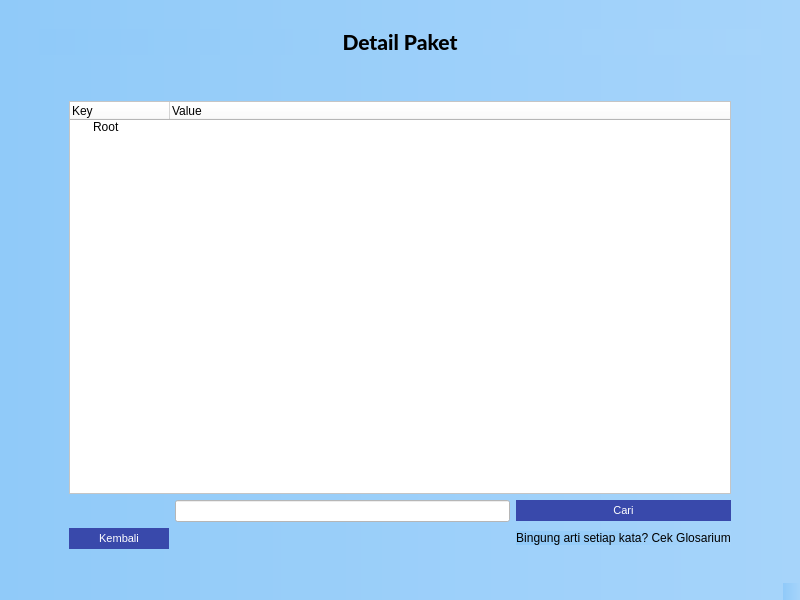
<?xml version="1.0" encoding="UTF-8"?>
<ui version="4.0">
 <class>hasil_detail</class>
 <widget class="QMainWindow" name="hasil_detail">
  <property name="geometry">
   <rect>
    <x>0</x>
    <y>0</y>
    <width>800</width>
    <height>600</height>
   </rect>
  </property>
  <property name="windowTitle">
   <string>Hasil Sniffing</string>
  </property>
  <property name="styleSheet">
   <string notr="true">background-color: qlineargradient(spread:pad, x1:0, y1:0, x2:1, y2:0, stop:0 #90caf9, stop:1 #a6d4fa);</string>
  </property>
  <widget class="QWidget" name="centralwidget">
   <layout class="QVBoxLayout" name="verticalLayout">
    <item>
     <layout class="QVBoxLayout" name="verticalLayout_2">
      <property name="leftMargin">
       <number>30</number>
      </property>
      <property name="topMargin">
       <number>20</number>
      </property>
      <property name="rightMargin">
       <number>30</number>
      </property>
      <item>
       <widget class="QLabel" name="label">
        <property name="font">
         <font>
          <family>Lato Heavy</family>
          <pointsize>16</pointsize>
         </font>
        </property>
        <property name="text">
         <string>Detail Paket</string>
        </property>
        <property name="alignment">
         <set>Qt::AlignCenter</set>
        </property>
       </widget>
      </item>
      <item>
       <spacer name="verticalSpacer">
        <property name="orientation">
         <enum>Qt::Vertical</enum>
        </property>
        <property name="sizeType">
         <enum>QSizePolicy::Preferred</enum>
        </property>
        <property name="sizeHint" stdset="0">
         <size>
          <width>20</width>
          <height>30</height>
         </size>
        </property>
       </spacer>
      </item>
      <item>
       <layout class="QVBoxLayout" name="verticalLayout_3">
        <property name="leftMargin">
         <number>30</number>
        </property>
        <property name="topMargin">
         <number>10</number>
        </property>
        <property name="rightMargin">
         <number>30</number>
        </property>
        <property name="bottomMargin">
         <number>20</number>
        </property>
        <item>
         <widget class="QTreeWidget" name="treeWidget">
          <property name="styleSheet">
           <string notr="true">background-color: rgb(255, 255, 255);</string>
          </property>
          <column>
           <property name="text">
            <string>Key</string>
           </property>
          </column>
          <column>
           <property name="text">
            <string>Value</string>
           </property>
          </column>
          <item>
           <property name="text">
            <string>Root</string>
           </property>
          </item>
         </widget>
        </item>
        <item>
         <layout class="QGridLayout" name="gridLayout">
          <item row="2" column="1">
           <spacer name="horizontalSpacer">
            <property name="orientation">
             <enum>Qt::Horizontal</enum>
            </property>
            <property name="sizeType">
             <enum>QSizePolicy::Expanding</enum>
            </property>
            <property name="sizeHint" stdset="0">
             <size>
              <width>50</width>
              <height>20</height>
             </size>
            </property>
           </spacer>
          </item>
          <item row="2" column="0">
           <widget class="QPushButton" name="kembaliBtn_detail">
            <property name="minimumSize">
             <size>
              <width>100</width>
              <height>0</height>
             </size>
            </property>
            <property name="styleSheet">
             <string notr="true">padding: 4px 15px;
font-size: 11px;
text-align: center;
cursor: pointer;
outline: none;
color: #fff;
background-color: #3949AB;
border: none;
border-radius: 15px;
box-shadow: 0 9px #999;</string>
            </property>
            <property name="text">
             <string>Kembali</string>
            </property>
            <property name="icon">
             <iconset>
              <normaloff>resource/1x/Asset 2.png</normaloff>resource/1x/Asset 2.png</iconset>
            </property>
           </widget>
          </item>
          <item row="2" column="2">
           <widget class="QPushButton" name="glosariumBtn_detailPaket">
            <property name="styleSheet">
             <string notr="true">border: none</string>
            </property>
            <property name="text">
             <string>Bingung arti setiap kata? Cek Glosarium</string>
            </property>
           </widget>
          </item>
          <item row="1" column="1">
           <widget class="QLineEdit" name="lineEdit">
            <property name="styleSheet">
             <string notr="true">background-color: rgb(255, 255, 255);</string>
            </property>
           </widget>
          </item>
          <item row="1" column="2">
           <widget class="QPushButton" name="pushButton">
            <property name="styleSheet">
             <string notr="true">padding: 4px 15px;
font-size: 11px;
text-align: center;
cursor: pointer;
outline: none;
color: #fff;
background-color: #3949AB;
border: none;
border-radius: 15px;
box-shadow: 0 9px #999;</string>
            </property>
            <property name="text">
             <string>Cari</string>
            </property>
           </widget>
          </item>
         </layout>
        </item>
       </layout>
      </item>
     </layout>
    </item>
   </layout>
  </widget>
  <widget class="QMenuBar" name="menubar">
   <property name="geometry">
    <rect>
     <x>0</x>
     <y>0</y>
     <width>800</width>
     <height>21</height>
    </rect>
   </property>
  </widget>
  <widget class="QStatusBar" name="statusbar"/>
 </widget>
 <resources/>
 <connections/>
</ui>
